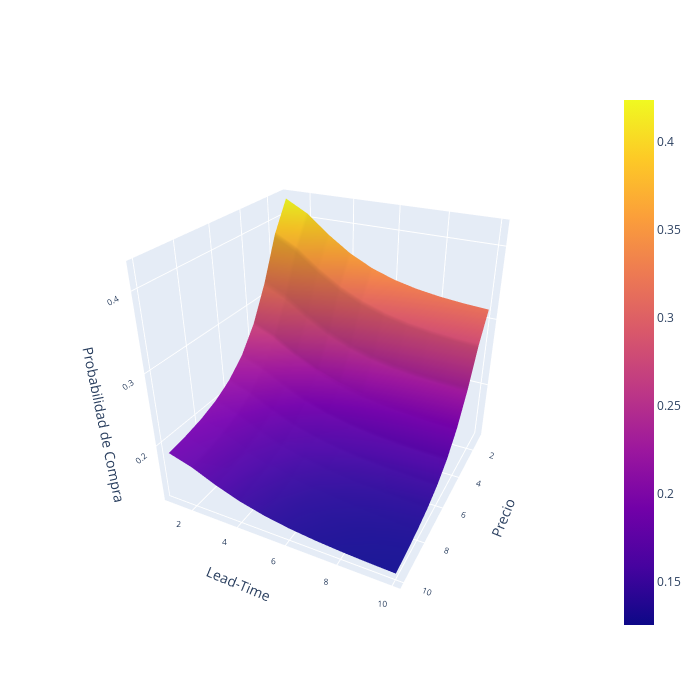

The cell this chart's notebook holds for it:
### Code cell
import numpy as np
from scipy.special import gamma
import plotly
import plotly.graph_objs as go

def pdf_chi_sq(x,k):
    if x <= 0:
        return(0)
    else:
        return(x**(k/2-1)*np.exp(-x/2)/(2**(k/2)*gamma(k/2)))

def inv_logit(odd):
    return(np.exp(odd)/(1+np.exp(odd)))

def ln_comb_2(x1,x2,a,b1,b2):
    return(a+b1*x1+b2*x2)

def f(x1,x2,a,b1,b2,k1,k2):
    return(inv_logit(ln_comb_2(pdf_chi_sq(x1,k1),pdf_chi_sq(x2,k2),a,b1,b2)))

x = np.linspace(1, 10, 10)
y = np.linspace(1, 10, 10)

X, Y = np.meshgrid(x, y)
Z = []

for i in range(0,len(X[:])):
    Z.append([])
    for j in range(0,len(Y[:])):
        Z[i].append(f(X[i,j], Y[i,j], -2,5,2,3,3))  # 5 parametros

fig = go.Figure()
fig.add_trace(go.Surface(z=Z,x=X,y=Y))
fig.update_layout(
                                      scene={"xaxis": {'title': "Precio",
                                                       "tickfont": 
{"size": 10}, 'type': "linear"},
                                             "yaxis": {"title": "Lead-Time",
                                                       "tickfont": 
{"size": 10}, "tickangle": 1},
                                             "zaxis": {
                                                 'title': "Probabilidad de Compra",
                                                 "tickfont": {"size": 10}},
                                             "camera": {"eye": {"x": 2,
"y": 1, "z": 1.25}}, "aspectmode": "cube", }
     , autosize=False,
                   width=700, height=700,
                   margin=dict(l=65, r=50, b=65, t=90))
fig.show()

### Figure 1 — Plotly figure (JSON) as saved in the notebook; plotly's stock layout.template omitted (floating-point values rounded to 4 significant figures)
{"data": [{"type": "surface", "x": [[1, 2, 3, 4, 5, 6, 7, 8, 9, 10], [1, 2, 3, 4, 5, 6, 7, 8, 9, 10], [1, 2, 3, 4, 5, 6, 7, 8, 9, 10], [1, 2, 3, 4, 5, 6, 7, 8, 9, 10], [1, 2, 3, 4, 5, 6, 7, 8, 9, 10], [1, 2, 3, 4, 5, 6, 7, 8, 9, 10], [1, 2, 3, 4, 5, 6, 7, 8, 9, 10], [1, 2, 3, 4, 5, 6, 7, 8, 9, 10], [1, 2, 3, 4, 5, 6, 7, 8, 9, 10], [1, 2, 3, 4, 5, 6, 7, 8, 9, 10]], "y": [[1, 1, 1, 1, 1, 1, 1, 1, 1, 1], [2, 2, 2, 2, 2, 2, 2, 2, 2, 2], [3, 3, 3, 3, 3, 3, 3, 3, 3, 3], [4, 4, 4, 4, 4, 4, 4, 4, 4, 4], [5, 5, 5, 5, 5, 5, 5, 5, 5, 5], [6, 6, 6, 6, 6, 6, 6, 6, 6, 6], [7, 7, 7, 7, 7, 7, 7, 7, 7, 7], [8, 8, 8, 8, 8, 8, 8, 8, 8, 8], [9, 9, 9, 9, 9, 9, 9, 9, 9, 9], [10, 10, 10, 10, 10, 10, 10, 10, 10, 10]], "z": [[0.424, 0.3827, 0.3219, 0.2737, 0.2405, 0.2188, 0.2048, 0.1958, 0.1901, 0.1864], [0.4073, 0.3665, 0.307, 0.2602, 0.2282, 0.2072, 0.1938, 0.1852, 0.1797, 0.1762], [0.3818, 0.3421, 0.2848, 0.2402, 0.2099, 0.1903, 0.1777, 0.1696, 0.1645, 0.1612], [0.3603, 0.3216, 0.2664, 0.2237, 0.195, 0.1764, 0.1646, 0.157, 0.1522, 0.1491], [0.3444, 0.3067, 0.253, 0.2119, 0.1843, 0.1665, 0.1552, 0.148, 0.1434, 0.1405], [0.3334, 0.2963, 0.2438, 0.2038, 0.177, 0.1598, 0.1489, 0.1419, 0.1375, 0.1347], [0.326, 0.2894, 0.2377, 0.1984, 0.1722, 0.1554, 0.1447, 0.1379, 0.1336, 0.1308], [0.3211, 0.2848, 0.2337, 0.1949, 0.169, 0.1525, 0.1419, 0.1352, 0.131, 0.1283], [0.3179, 0.2818, 0.231, 0.1926, 0.167, 0.1506, 0.1402, 0.1335, 0.1293, 0.1267], [0.3158, 0.2798, 0.2293, 0.1911, 0.1656, 0.1493, 0.139, 0.1324, 0.1282, 0.1256]]}], "layout": {"autosize": false, "height": 700, "margin": {"b": 65, "l": 65, "r": 50, "t": 90}, "scene": {"aspectmode": "cube", "camera": {"eye": {"x": 2, "y": 1, "z": 1.25}}, "xaxis": {"tickfont": {"size": 10}, "title": {"text": "Precio"}, "type": "linear"}, "yaxis": {"tickangle": 1, "tickfont": {"size": 10}, "title": {"text": "Lead-Time"}}, "zaxis": {"tickfont": {"size": 10}, "title": {"text": "Probabilidad de Compra"}}}, "width": 700}}
